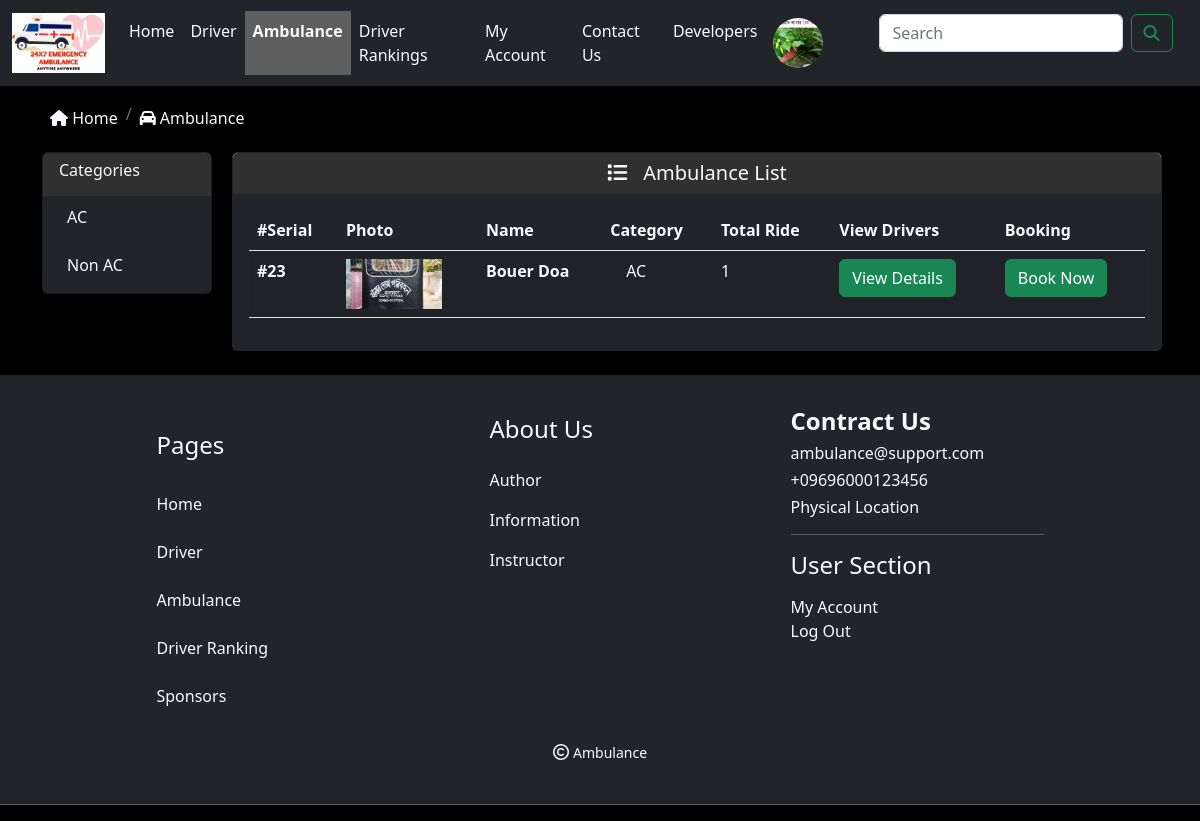
Page /team.php (signed in) on the committed database.
### tables this page shows
CREATE TABLE `customers` (
  `customer_id` int(10) NOT NULL,
  `customer_name` varchar(255) NOT NULL,
  `customer_email` varchar(255) NOT NULL,
  `customer_pass` varchar(255) NOT NULL,
  `customer_country` text NOT NULL,
  `customer_contact` varchar(255) NOT NULL,
  `customer_image` text NOT NULL,
  `sub_id` int(1) NOT NULL DEFAULT 1,
  `token` varchar(20) NOT NULL,
  `confirmation` int(1) NOT NULL DEFAULT 0,
  `customer_ip` varchar(100) NOT NULL
);

CREATE TABLE `category` (
  `cat_id` int(10) NOT NULL,
  `cat_title` text NOT NULL,
  `date` timestamp NOT NULL DEFAULT current_timestamp() ON UPDATE current_timestamp()
);

CREATE TABLE `ambulance` (
  `con_id` int(10) NOT NULL,
  `con_name` varchar(255) NOT NULL,
  `con_ride` int(10) NOT NULL,
  `con_point` int(11) NOT NULL,
  `con_img` text NOT NULL,
  `date` timestamp NOT NULL DEFAULT current_timestamp() ON UPDATE current_timestamp(),
  `booking` int(11) NOT NULL DEFAULT 0
);

### includes/team.php (the view, shortened to what this page needs)
<?php
$get_ambulance = "select * from ambulance";
$run_ambulance = mysqli_query($con,$get_ambulance);
while($row_ambulance = mysqli_fetch_array($run_ambulance)){
    $con_id = $row_ambulance['con_id'];
    $con_title = $row_ambulance['con_name'];
    $con_point = $row_ambulance['con_point'];
    $con_img = $row_ambulance['con_img'];
    $get_cat = "select * from category";
    $run_cat = mysqli_query($con,$get_cat);
    $row_cat = mysqli_fetch_array($run_cat);
    $cat_title = $row_cat['cat_title'];
    echo "
        <form action='team.php?add_cart=$con_id' method='post'>
            <tr>
                <th class='text-light'>#$con_id</th>
                <td><img src='admin_area/country_img/$con_img' height='50px'></td>
                <th class='text-light'>$con_title</th>
                <td class='text-light ps-4'>$cat_title</td>
                <td class='text-light'>$con_point</td>
                <td class='text-light'><a class='btn btn-success' href='team_details.php?con_id=$con_id'>View Details</a></td>
                <td class='text-light'><button class='btn btn-success' name='book'>Book Now</button></td>
            </tr>
        </form>
    ";
}
?>

### includes/header.php (shortened to what this page needs)
<?php
    include("includes/db.php");
    include("functions/functions.php");
?>
<!DOCTYPE html>
<html lang="en">
<head>
    <link rel="stylesheet" href="https://cdnjs.cloudflare.com/ajax/libs/OwlCarousel2/2.3.4/assets/owl.carousel.min.css" />
    <link rel="stylesheet" href="https://cdnjs.cloudflare.com/ajax/libs/OwlCarousel2/2.3.4/assets/owl.theme.default.min.css" />
    <link href="https://cdn.jsdelivr.net/npm/bootstrap@5.2.3/dist/css/bootstrap.min.css" rel="stylesheet">
    <link rel="stylesheet" href="styles/style.css">
</head>
<body>
    <nav class="navbar navbar-expand-lg navbar-dark bg-dark">
        <div class="container-fluid">
            <a class="navbar-brand" href="index.php"><img src="admin_area/images/logo.png" style="height: 60px;" alt=""></a>
            <div class="collapse navbar-collapse" id="navbarSupportedContent">
                <ul class="navbar-nav me-auto mb-2 mb-lg-0">
                    <li class="nav-item <?php if($active=='Home') echo"activePage"; ?>"><a class="nav-link active text-light" aria-current="page" href="index.php">Home</a></li>
                    <li class="nav-item <?php if($active=='Players') echo"activePage"; ?>"><a class="nav-link active text-light" aria-current="page" href="players.php">Driver</a></li>
                    <li class="nav-item <?php if($active=='Teams') echo"activePage"; ?>"><a class="nav-link active text-light" aria-current="page" href="team.php">Ambulance</a></li>
                    <li class="nav-item <?php if($active=='Rankings') echo"activePage"; ?>"><a class="nav-link active text-light" aria-current="page" href="rankings.php">Driver Rankings</a></li>
                    <li class="nav-item <?php if($active=='My Account') echo"activePage"; ?>"><a class="nav-link active text-light" aria-current="page" href="customer_area/my_account.php?view_account">My Account</a></li>
                    <li class="nav-item <?php if($active=='Contact') echo"activePage"; ?>"><a class="nav-link active text-light" aria-current="page" href="contact.php">Contact Us</a></li>
                    <li class="nav-item <?php if($active=='Developers') echo"activePage"; ?>"><a class="nav-link active text-light" aria-current="page" href="developers.php">Developers</a></li>
                </ul>
            </div>
            <div class="collapse navbar-collapse" id="navbarSupportedContent">
                <ul class="navbar-nav mb-2 ms-auto mb-lg-0">
                        <?php
                        if(!isset($_SESSION['customer_email'])){
                            echo "<li class='nav-item dropdown'><a class='nav-link active text-light' href='#' role='button' data-bs-toggle='dropdown' aria-expanded='false'><img src='customer_area/customer_images/user.png' id='dp' alt=''></a>";
                        }
                        else{
                            $customer_session = $_SESSION['customer_email'];
                            $get_customer = "select * from customers where customer_email='$customer_session'";
                            $run_customer = mysqli_query($con,$get_customer);
                            $row_customer = mysqli_fetch_array($run_customer);
                            $customer_image = $row_customer['customer_image'];
                            echo "<li class='nav-item dropdown'><a class='nav-link active text-light' href='#' role='button' data-bs-toggle='dropdown' aria-expanded='false'><img src='customer_area/customer_images/$customer_image' id='dp' alt=''></a>";
                        }
                        ?>
                        </li>
                        <li class="nav-item">
                            <form class="d-flex mt-1 ms-md-5" role="search">
                                <input class="form-control me-2 .col-md-4" type="search" placeholder="Search " aria-label="Search">
                                <button class="btn btn-outline-success" type="submit"><i class="fas fa-search"></i></button>
                            </form>
                        </li>
                </ul>
            </div>
        </div>
    </nav>

### functions/functions.php (shortened to what this page needs)
<?php
$db = mysqli_connect("localhost","root","","ambulance");
function getCat(){
    global $db;
    $get_cats = "select * from category";
    $run_cats = mysqli_query($db,$get_cats);
    while($row_cats=mysqli_fetch_array($run_cats)){
        $cat_id = $row_cats['cat_id'];
        $cat_title = $row_cats['cat_title'];
        echo "
        <li class='nav-item'>
            <a class='nav-link active ms-2 me-2 mb-2 ps-3' aria-current='page' href='drivers.php?cat=$cat_id'>$cat_title</a>
        </li>
        ";
    }
}
?>

### styles/style.css (style rules this page uses)
#dp { width: 50px; height: 50px; border-radius: 50%; }
body { background-color: black; }
.activePage { font-weight: bolder; background-color: #5e5e5e; pointer-events: none; }

### rows in the picture
customers: customer_image (picture)
category: cat_title "AC"
category: cat_title "Non AC"
ambulance: con_id "23", con_img (picture), con_name "Bouer Doa", category.cat_title "AC", con_point "1"
